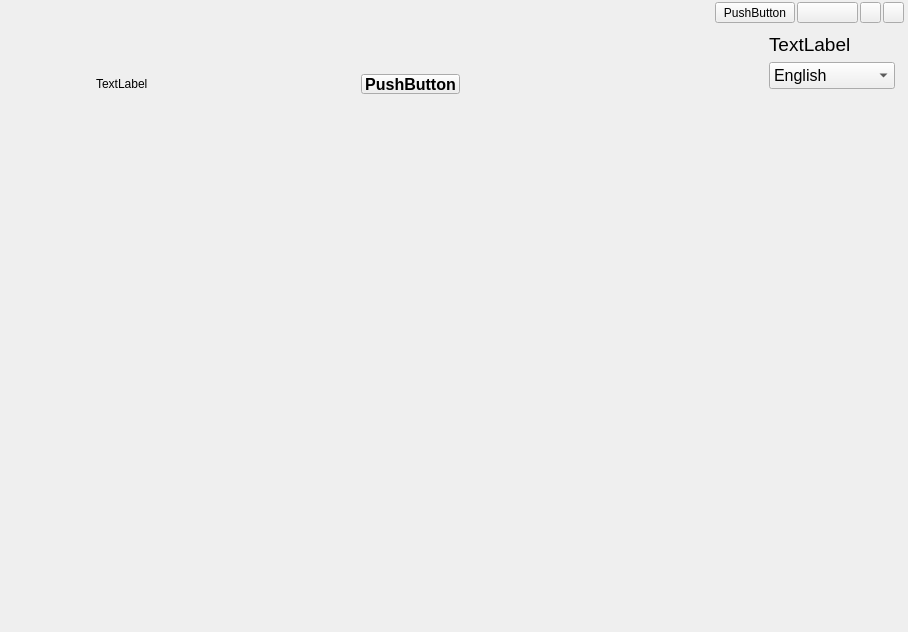
<?xml version="1.0" encoding="UTF-8"?>
<ui version="4.0">
 <class>mainframe</class>
 <widget class="QWidget" name="mainframe">
  <property name="geometry">
   <rect>
    <x>0</x>
    <y>0</y>
    <width>908</width>
    <height>632</height>
   </rect>
  </property>
  <property name="sizePolicy">
   <sizepolicy hsizetype="Preferred" vsizetype="Preferred">
    <horstretch>0</horstretch>
    <verstretch>0</verstretch>
   </sizepolicy>
  </property>
  <property name="baseSize">
   <size>
    <width>0</width>
    <height>0</height>
   </size>
  </property>
  <property name="windowTitle">
   <string>NETGEAR Genie</string>
  </property>
  <property name="stylehint" stdset="0">
   <string>5</string>
  </property>
  <layout class="QGridLayout" name="gridLayout" rowstretch="85,420,95" columnstretch="150,666,20">
   <property name="leftMargin">
    <number>0</number>
   </property>
   <property name="topMargin">
    <number>0</number>
   </property>
   <property name="rightMargin">
    <number>0</number>
   </property>
   <property name="bottomMargin">
    <number>0</number>
   </property>
   <property name="spacing">
    <number>0</number>
   </property>
   <item row="1" column="0">
    <widget class="QWidget" name="leftpan" native="true">
     <property name="sizePolicy">
      <sizepolicy hsizetype="Preferred" vsizetype="Preferred">
       <horstretch>0</horstretch>
       <verstretch>0</verstretch>
      </sizepolicy>
     </property>
     <property name="minimumSize">
      <size>
       <width>150</width>
       <height>0</height>
      </size>
     </property>
    </widget>
   </item>
   <item row="1" column="1">
    <widget class="QWidget" name="stack_bg" native="true">
     <layout class="QVBoxLayout" name="verticalLayout">
      <property name="leftMargin">
       <number>0</number>
      </property>
      <property name="topMargin">
       <number>0</number>
      </property>
      <property name="rightMargin">
       <number>0</number>
      </property>
      <property name="bottomMargin">
       <number>0</number>
      </property>
      <item>
       <widget class="QStackedWidget" name="stack">
        <property name="autoFillBackground">
         <bool>false</bool>
        </property>
        <property name="currentIndex">
         <number>0</number>
        </property>
        <property name="stylehintsub" stdset="0">
         <string>6</string>
        </property>
        <widget class="QWidget" name="home">
         <property name="stylehintsub" stdset="0">
          <string>4</string>
         </property>
         <layout class="QGridLayout" name="gridLayout_3" rowstretch="0" columnstretch="0">
          <property name="leftMargin">
           <number>5</number>
          </property>
          <property name="topMargin">
           <number>7</number>
          </property>
          <property name="rightMargin">
           <number>5</number>
          </property>
          <property name="bottomMargin">
           <number>3</number>
          </property>
          <property name="spacing">
           <number>0</number>
          </property>
         </layout>
        </widget>
        <widget class="QWidget" name="page_2">
         <property name="stylehintsub" stdset="0">
          <string>7</string>
         </property>
        </widget>
       </widget>
      </item>
     </layout>
    </widget>
   </item>
   <item row="0" column="0" colspan="3">
    <widget class="QWidget" name="title" native="true">
     <property name="stylehintsub" stdset="0">
      <string>1</string>
     </property>
     <property name="stylehintlevel" stdset="0">
      <string>0</string>
     </property>
     <layout class="QVBoxLayout" name="verticalLayout_5">
      <property name="spacing">
       <number>0</number>
      </property>
      <property name="leftMargin">
       <number>0</number>
      </property>
      <property name="topMargin">
       <number>0</number>
      </property>
      <property name="rightMargin">
       <number>0</number>
      </property>
      <property name="bottomMargin">
       <number>0</number>
      </property>
      <item>
       <widget class="QFrame" name="frame_top">
        <layout class="QHBoxLayout" name="horizontalLayout_2">
         <property name="leftMargin">
          <number>0</number>
         </property>
         <property name="topMargin">
          <number>0</number>
         </property>
         <property name="rightMargin">
          <number>0</number>
         </property>
         <property name="bottomMargin">
          <number>0</number>
         </property>
         <item>
          <spacer name="horizontalSpacer_2">
           <property name="orientation">
            <enum>Qt::Horizontal</enum>
           </property>
           <property name="sizeHint" stdset="0">
            <size>
             <width>487</width>
             <height>20</height>
            </size>
           </property>
          </spacer>
         </item>
         <item>
          <widget class="QFrame" name="frame_top_left">
           <property name="minimumSize">
            <size>
             <width>400</width>
             <height>0</height>
            </size>
           </property>
           <property name="frameShape">
            <enum>QFrame::NoFrame</enum>
           </property>
           <property name="frameShadow">
            <enum>QFrame::Plain</enum>
           </property>
           <layout class="QVBoxLayout" name="verticalLayout_2">
            <property name="leftMargin">
             <number>0</number>
            </property>
            <property name="topMargin">
             <number>2</number>
            </property>
            <property name="rightMargin">
             <number>4</number>
            </property>
            <property name="bottomMargin">
             <number>0</number>
            </property>
            <item>
             <layout class="QHBoxLayout" name="horizontalLayout">
              <property name="spacing">
               <number>2</number>
              </property>
              <item>
               <spacer name="horizontalSpacer">
                <property name="orientation">
                 <enum>Qt::Horizontal</enum>
                </property>
                <property name="sizeHint" stdset="0">
                 <size>
                  <width>40</width>
                  <height>20</height>
                 </size>
                </property>
               </spacer>
              </item>
              <item>
               <widget class="QPushButton" name="but_getpwd">
                <property name="maximumSize">
                 <size>
                  <width>16777215</width>
                  <height>21</height>
                 </size>
                </property>
                <property name="focusPolicy">
                 <enum>Qt::NoFocus</enum>
                </property>
                <property name="text">
                 <string>PushButton</string>
                </property>
               </widget>
              </item>
              <item>
               <widget class="QPushButton" name="about">
                <property name="minimumSize">
                 <size>
                  <width>61</width>
                  <height>21</height>
                 </size>
                </property>
                <property name="maximumSize">
                 <size>
                  <width>160</width>
                  <height>21</height>
                 </size>
                </property>
                <property name="focusPolicy">
                 <enum>Qt::NoFocus</enum>
                </property>
                <property name="text">
                 <string/>
                </property>
               </widget>
              </item>
              <item>
               <widget class="QPushButton" name="min">
                <property name="minimumSize">
                 <size>
                  <width>21</width>
                  <height>21</height>
                 </size>
                </property>
                <property name="maximumSize">
                 <size>
                  <width>21</width>
                  <height>21</height>
                 </size>
                </property>
                <property name="focusPolicy">
                 <enum>Qt::NoFocus</enum>
                </property>
                <property name="text">
                 <string/>
                </property>
               </widget>
              </item>
              <item>
               <widget class="QPushButton" name="close">
                <property name="minimumSize">
                 <size>
                  <width>21</width>
                  <height>21</height>
                 </size>
                </property>
                <property name="maximumSize">
                 <size>
                  <width>21</width>
                  <height>21</height>
                 </size>
                </property>
                <property name="focusPolicy">
                 <enum>Qt::NoFocus</enum>
                </property>
                <property name="text">
                 <string/>
                </property>
               </widget>
              </item>
             </layout>
            </item>
           </layout>
          </widget>
         </item>
        </layout>
       </widget>
      </item>
      <item>
       <layout class="QHBoxLayout" name="horizontalLayout_3">
        <property name="rightMargin">
         <number>4</number>
        </property>
        <item>
         <spacer name="horizontalSpacer_3">
          <property name="orientation">
           <enum>Qt::Horizontal</enum>
          </property>
          <property name="sizeType">
           <enum>QSizePolicy::Fixed</enum>
          </property>
          <property name="sizeHint" stdset="0">
           <size>
            <width>90</width>
            <height>20</height>
           </size>
          </property>
         </spacer>
        </item>
        <item>
         <widget class="QFrame" name="frame_bottom">
          <property name="frameShape">
           <enum>QFrame::NoFrame</enum>
          </property>
          <property name="frameShadow">
           <enum>QFrame::Plain</enum>
          </property>
          <layout class="QVBoxLayout" name="verticalLayout_4">
           <property name="spacing">
            <number>0</number>
           </property>
           <property name="leftMargin">
            <number>0</number>
           </property>
           <property name="topMargin">
            <number>0</number>
           </property>
           <property name="rightMargin">
            <number>0</number>
           </property>
           <property name="bottomMargin">
            <number>4</number>
           </property>
           <item>
            <layout class="QHBoxLayout" name="horizontalLayout_5">
             <property name="topMargin">
              <number>6</number>
             </property>
             <item>
              <widget class="QWidget" name="head" native="true">
               <property name="minimumSize">
                <size>
                 <width>400</width>
                 <height>45</height>
                </size>
               </property>
               <property name="stylehintsub" stdset="0">
                <string>1</string>
               </property>
               <property name="stylehintlevel" stdset="0">
                <string>1</string>
               </property>
              </widget>
             </item>
             <item>
              <spacer name="horizontalSpacer_7">
               <property name="orientation">
                <enum>Qt::Horizontal</enum>
               </property>
               <property name="sizeHint" stdset="0">
                <size>
                 <width>40</width>
                 <height>20</height>
                </size>
               </property>
              </spacer>
             </item>
            </layout>
           </item>
           <item>
            <widget class="QFrame" name="frame_update">
             <property name="minimumSize">
              <size>
               <width>0</width>
               <height>20</height>
              </size>
             </property>
             <property name="frameShape">
              <enum>QFrame::NoFrame</enum>
             </property>
             <property name="frameShadow">
              <enum>QFrame::Plain</enum>
             </property>
             <layout class="QHBoxLayout" name="horizontalLayout_4">
              <property name="spacing">
               <number>0</number>
              </property>
              <property name="leftMargin">
               <number>6</number>
              </property>
              <property name="topMargin">
               <number>0</number>
              </property>
              <property name="rightMargin">
               <number>0</number>
              </property>
              <property name="bottomMargin">
               <number>0</number>
              </property>
              <item>
               <widget class="QLabel" name="lab_wifi">
                <property name="text">
                 <string>TextLabel</string>
                </property>
                <property name="indent">
                 <number>0</number>
                </property>
               </widget>
              </item>
              <item>
               <spacer name="horizontalSpacer_4">
                <property name="orientation">
                 <enum>Qt::Horizontal</enum>
                </property>
                <property name="sizeHint" stdset="0">
                 <size>
                  <width>213</width>
                  <height>20</height>
                 </size>
                </property>
               </spacer>
              </item>
              <item>
               <widget class="QPushButton" name="but_update">
                <property name="enabled">
                 <bool>true</bool>
                </property>
                <property name="sizePolicy">
                 <sizepolicy hsizetype="Minimum" vsizetype="Fixed">
                  <horstretch>0</horstretch>
                  <verstretch>0</verstretch>
                 </sizepolicy>
                </property>
                <property name="font">
                 <font>
                  <pointsize>12</pointsize>
                  <weight>75</weight>
                  <bold>true</bold>
                 </font>
                </property>
                <property name="focusPolicy">
                 <enum>Qt::NoFocus</enum>
                </property>
                <property name="text">
                 <string>PushButton</string>
                </property>
               </widget>
              </item>
              <item>
               <spacer name="horizontalSpacer_5">
                <property name="orientation">
                 <enum>Qt::Horizontal</enum>
                </property>
                <property name="sizeHint" stdset="0">
                 <size>
                  <width>213</width>
                  <height>10</height>
                 </size>
                </property>
               </spacer>
              </item>
             </layout>
            </widget>
           </item>
          </layout>
         </widget>
        </item>
        <item>
         <spacer name="horizontalSpacer_6">
          <property name="orientation">
           <enum>Qt::Horizontal</enum>
          </property>
          <property name="sizeHint" stdset="0">
           <size>
            <width>40</width>
            <height>20</height>
           </size>
          </property>
         </spacer>
        </item>
        <item>
         <widget class="QFrame" name="frame_lan">
          <property name="maximumSize">
           <size>
            <width>818</width>
            <height>16777215</height>
           </size>
          </property>
          <property name="frameShape">
           <enum>QFrame::NoFrame</enum>
          </property>
          <property name="frameShadow">
           <enum>QFrame::Plain</enum>
          </property>
          <layout class="QVBoxLayout" name="verticalLayout_3">
           <item>
            <spacer name="verticalSpacer">
             <property name="orientation">
              <enum>Qt::Vertical</enum>
             </property>
             <property name="sizeHint" stdset="0">
              <size>
               <width>20</width>
               <height>40</height>
              </size>
             </property>
            </spacer>
           </item>
           <item>
            <widget class="QLabel" name="text_lanselect">
             <property name="minimumSize">
              <size>
               <width>126</width>
               <height>0</height>
              </size>
             </property>
             <property name="maximumSize">
              <size>
               <width>400</width>
               <height>16777215</height>
              </size>
             </property>
             <property name="font">
              <font>
               <pointsize>14</pointsize>
              </font>
             </property>
             <property name="text">
              <string>TextLabel</string>
             </property>
             <property name="alignment">
              <set>Qt::AlignLeading|Qt::AlignLeft|Qt::AlignVCenter</set>
             </property>
            </widget>
           </item>
           <item>
            <widget class="QComboBox" name="cob_sl_lan">
             <property name="minimumSize">
              <size>
               <width>120</width>
               <height>0</height>
              </size>
             </property>
             <property name="font">
              <font>
               <pointsize>12</pointsize>
              </font>
             </property>
             <property name="focusPolicy">
              <enum>Qt::NoFocus</enum>
             </property>
             <property name="contextMenuPolicy">
              <enum>Qt::DefaultContextMenu</enum>
             </property>
             <property name="layoutDirection">
              <enum>Qt::LeftToRight</enum>
             </property>
             <property name="styleSheet">
              <string notr="true"/>
             </property>
             <property name="currentIndex">
              <number>0</number>
             </property>
             <property name="maxVisibleItems">
              <number>30</number>
             </property>
             <property name="modelColumn">
              <number>0</number>
             </property>
             <property name="stylehintcob" stdset="0">
              <number>1</number>
             </property>
             <item>
              <property name="text">
               <string>English</string>
              </property>
             </item>
             <item>
              <property name="text">
               <string>Deutsch</string>
              </property>
             </item>
             <item>
              <property name="text">
               <string>Svenska</string>
              </property>
             </item>
             <item>
              <property name="text">
               <string>Français</string>
              </property>
             </item>
             <item>
              <property name="text">
               <string>Nederlands</string>
              </property>
             </item>
             <item>
              <property name="text">
               <string>Italiano</string>
              </property>
             </item>
             <item>
              <property name="text">
               <string>Español</string>
              </property>
             </item>
             <item>
              <property name="text">
               <string>Dansk</string>
              </property>
             </item>
             <item>
              <property name="text">
               <string>Suomi</string>
              </property>
             </item>
             <item>
              <property name="text">
               <string>Norsk</string>
              </property>
             </item>
             <item>
              <property name="text">
               <string>Ελληνικά</string>
              </property>
             </item>
             <item>
              <property name="text">
               <string>Português</string>
              </property>
             </item>
             <item>
              <property name="text">
               <string>Русский</string>
              </property>
             </item>
             <item>
              <property name="text">
               <string>Polski</string>
              </property>
             </item>
             <item>
              <property name="text">
               <string>Magyar</string>
              </property>
             </item>
             <item>
              <property name="text">
               <string>Čeština</string>
              </property>
             </item>
             <item>
              <property name="text">
               <string>Slovenščina</string>
              </property>
             </item>
             <item>
              <property name="text">
               <string>Slovenčina</string>
              </property>
             </item>
             <item>
              <property name="text">
               <string>Română</string>
              </property>
             </item>
             <item>
              <property name="text">
               <string>简体中文</string>
              </property>
             </item>
             <item>
              <property name="text">
               <string>한국어</string>
              </property>
             </item>
             <item>
              <property name="text">
               <string>日本語</string>
              </property>
             </item>
             <item>
              <property name="text">
               <string>العربية</string>
              </property>
             </item>
             <item>
              <property name="text">
               <string>Türk</string>
              </property>
             </item>
            </widget>
           </item>
          </layout>
         </widget>
        </item>
       </layout>
      </item>
     </layout>
    </widget>
   </item>
   <item row="1" column="2">
    <widget class="QWidget" name="right_margin" native="true"/>
   </item>
   <item row="2" column="0" colspan="3">
    <widget class="QWidget" name="but_w" native="true">
     <property name="stylehintsub" stdset="0">
      <string>3</string>
     </property>
     <property name="stylehintlevel" stdset="0">
      <string/>
     </property>
     <layout class="QGridLayout" name="gridLayout_2" columnstretch="0">
      <property name="leftMargin">
       <number>4</number>
      </property>
      <property name="topMargin">
       <number>6</number>
      </property>
      <property name="rightMargin">
       <number>4</number>
      </property>
      <property name="bottomMargin">
       <number>4</number>
      </property>
     </layout>
    </widget>
   </item>
  </layout>
 </widget>
 <resources/>
 <connections/>
</ui>
